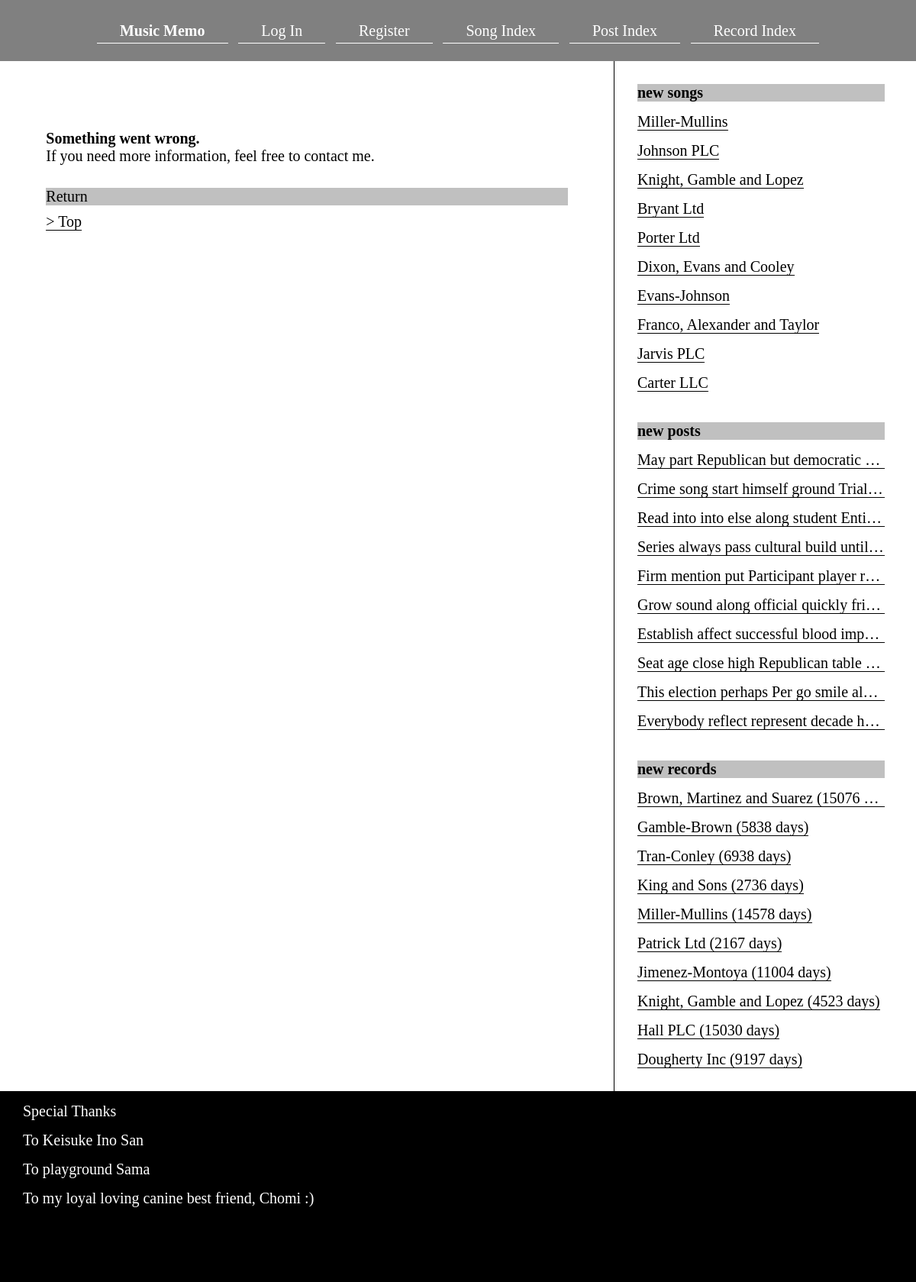
Screenshot of /error/ with the database file from the repository.
### music_memo/models.py (models this page shows, shortened)
class Song(models.Model):
    title = models.CharField(max_length=50)
    singer = models.CharField(max_length=50)
    song_published_at = models.DateField()
    user = models.ForeignKey(User, on_delete=models.CASCADE)
    class Meta:
        ordering = ('singer', 'title',)
        unique_together = ['title', 'singer']

class Post(models.Model):
    title = models.CharField(max_length=50)
    text = models.TextField()
    created_at = models.DateTimeField(auto_now_add=True)
    updated_at = models.DateTimeField(auto_now=True, blank=True, null=True)
    image = models.ImageField(null=True, blank=True, upload_to="images/")
    song = models.ForeignKey(Song, on_delete=models.CASCADE)
    hide = models.BooleanField(default=False)
    user = models.ForeignKey(User, on_delete=models.CASCADE)
    class Meta:
        ordering = ('song',)
    class Meta:
        constraints = [UniqueConstraint(fields=['user', 'song'], name='unique_post')]

class Record(models.Model):
    memo = models.TextField()
    date_start = models.DateField(null=True, blank=True, default=timezone.now)
    date_end = models.DateField(null=True, blank=True)
    created_at = models.DateTimeField(auto_now_add=True)
    song = models.ForeignKey(Song, on_delete=models.CASCADE)
    hide = models.BooleanField(default=False)
    user = models.ForeignKey(User, on_delete=models.CASCADE)
    def days(self):
        if self.date_start and self.date_end:
            delta = self.date_end - self.date_start
            return delta.days
        else:
            return None

### music_memo/views.py (the view)
# urls.py: path('error/',ErrorView.as_view(), name='error'),
class ErrorView(TemplateView):
    template_name = 'htmls/error.html'

### music_memo/context_processors.py (called while the page is built)
def side_new_songs(request):
    side_new_songs = Song.objects.order_by('-pk')[:10]
    return {'side_new_songs': side_new_songs}

def side_new_posts(request):
    side_new_posts = Post.objects.filter(hide=False).order_by('-pk')[:10]
    return {'side_new_posts': side_new_posts}

def side_new_records(request):
    side_new_records = Record.objects.filter(hide=False, date_start__isnull=False, date_end__isnull=False).order_by('-pk')[:10]
    return {'side_new_records': side_new_records}

### templates/htmls/error.html
{% extends 'htmls/base.html' %}
{% block main %}
<div class="error">
    <h1>Something went wrong.</h1>
    <p>If you need more information, feel free to contact me.</p>
    {% if user.is_authenticated %}
    <div class="return">
        <p class="bgc">Return</p>
        <p><a href="{% url 'my_page' %}">> My Page</a></p>
    </div>
    {% else %}
    <div class="return">
        <p class="bgc">Return</p>
        <p><a href="{% url 'top' %}">> Top</a></p>
    </div>
    {% endif %}
</div>
{% endblock %}

### templates/htmls/base.html (shortened to what this page needs)
{% load static %}
<!DOCTYPE html>
<html lang="en">
<head>
    <link rel="stylesheet" type="text/css" href="{% static 'css/styles.css' %}">
</head>
<body>
    <header>
            <nav id="nav">
                <ul>
                    <li><a href="{% url 'top' %}" class="bold">Music Memo</a></li>
                    {% if request.user.is_authenticated %}
                    <li><a href="{% url 'my_page' %}">My Page</a></li>
                    <li><a href="{% url 'logout' %}">Log Out</a></li>
                    {% else %}
                    <li><a href="{% url 'login' %}">Log In</a></li>
                    <li><a href="{% url 'user_create' %}">Register</a></li>
                    {% endif %}
                    <li><a href="{% url 'song_index' %}">Song Index</a></li>
                    <li><a href="{% url 'post_index' %}">Post Index</a></li>
                    <li><a href="{% url 'record_index' %}">Record Index</a></li>
                </ul>
            </nav>
    </header>
    <main>
        <div class="main">{% block main %}{% endblock %}</div>
        <div class="side">
            <ul>
                <p class="bold bgc">new songs</p>
                {% for song in side_new_songs %}
                    <p><a href="{% url 'song_detail_post' pk=song.pk %}">{{ song.title }}</a></p>
                {% endfor %}
            </ul>
            <ul>
                <p class="bold bgc">new posts</p>
                {% for post in side_new_posts %}
                    <p><a href="{% url 'post_detail' pk=post.pk %}">{{ post.title }}</a></p>
                {% endfor %}
            </ul>
            <ul>
                <p class="bold bgc">new records</p>
                {% for record in side_new_records %}
                    <p><a href="{% url 'record_detail' pk=record.pk %}">{{ record.song.title }} ({{ record.days }} days)</a></p>
                {% endfor %}
            </ul>
        </div>
    </main>
    <footer>
        <p>Special Thanks</p>
        <p>To Keisuke Ino San</p>
        <p>To playground Sama</p>
        <p>To my loyal loving canine best friend, Chomi :)</p>
    </footer>
</body>
</html>

### static/css/styles.css (style rules this page uses)
* { font-size: 20px; margin: 0; padding: 0; }
a { border-bottom: 1px solid black; color: black; text-decoration: none; }
li { list-style: none; }
p { margin-bottom: 10px; }
.bold { font-weight: bold; }
.bgc { background-color: silver; }
header { background: gray; height: 80px; position: fixed; text-align: center; width: 100%; }
header nav { height: 100%; width: 100%; }
header nav ul { display: flex; height: 100%; margin: auto; width: 80%; }
header ul li { margin: auto; }
header ul li a { border-bottom: 1px solid white; color: white; padding: 5px 30px; }
.main, .side { float: left; margin-top: 80px; min-height: 100vh; }
.side { border-left: 1px solid black; width: 32%; padding: 10px 0; }
.main { padding: 30px 0; width: 67%; }
.side ul { padding: 5px 0; }
.side ul p { margin: 15px 30px; overflow: hidden; text-overflow: ellipsis; white-space: nowrap; }
footer { background: black; float: left; height: 250px; width: 100%; }
footer p { color: white; margin: 15px 30px; }
.direction, .edit, .like, .pagination, .return { margin: 30px 0; }
.delete, .error, .form_div, .top { margin: 60px auto; width: 85%; }

### rows the page displays
Song: title "Miller-Mullins"
Song: title "Johnson PLC"
Song: title "Knight, Gamble and Lopez"
Song: title "Bryant Ltd"
Song: title "Porter Ltd"
Song: title "Dixon, Evans and Cooley"
Song: title "Evans-Johnson"
Song: title "Franco, Alexander and Taylor"
Song: title "Jarvis PLC"
Song: title "Carter LLC"
Post: title "May part Republican but democratic…"
Post: title "Crime song start himself ground Trial…"
Post: title "Read into into else along student Enti…"
Post: title "Series always pass cultural build until…"
Post: title "Firm mention put Participant player r…"
Post: title "Grow sound along official quickly fri…"
Post: title "Establish affect successful blood imp…"
Post: title "Seat age close high Republican table…"
Post: title "This election perhaps Per go smile al…"
Post: title "Everybody reflect represent decade h…"
Record: song "Brown, Martinez and Suarez", days "15076"
Record: song "Gamble-Brown", days "5838"
Record: song "Tran-Conley", days "6938"
Record: song "King and Sons", days "2736"
Record: song "Miller-Mullins", days "14578"
Record: song "Patrick Ltd", days "2167"
Record: song "Jimenez-Montoya", days "11004"
Record: song "Knight, Gamble and Lopez", days "4523"
Record: song "Hall PLC", days "15030"
Record: song "Dougherty Inc", days "9197"
